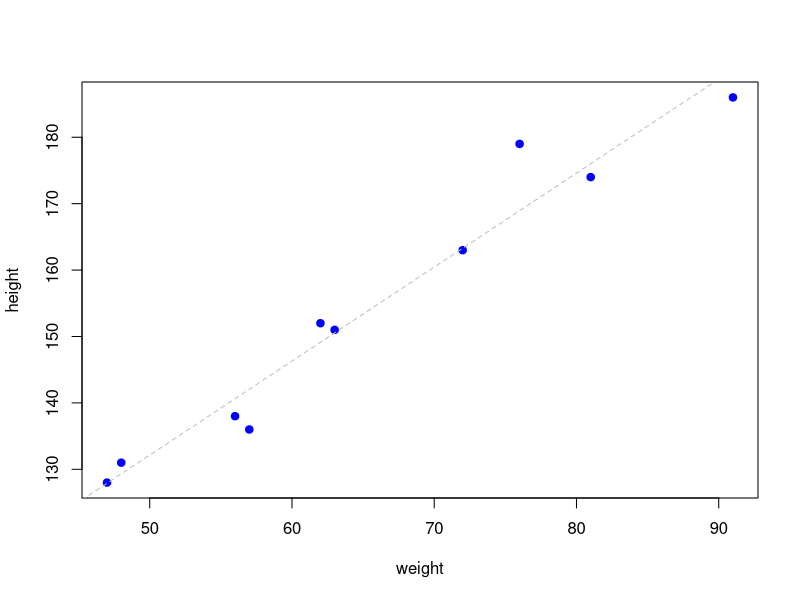
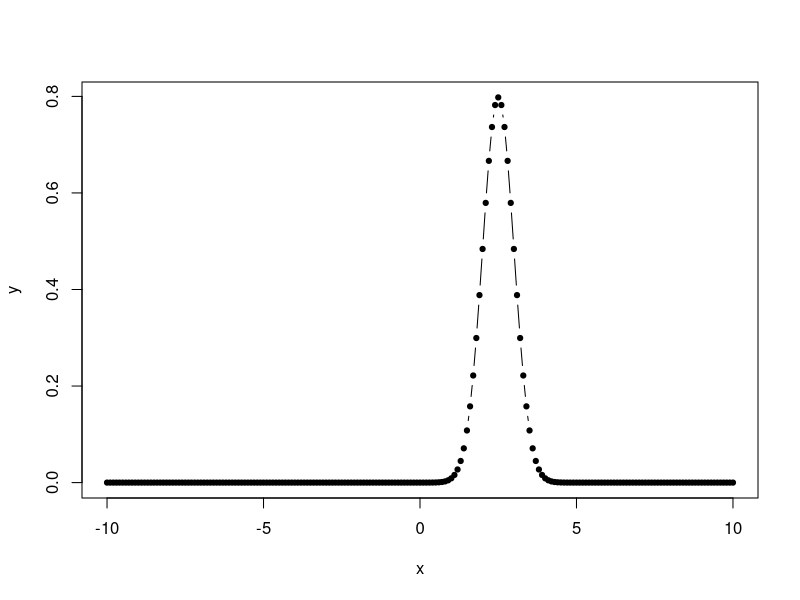
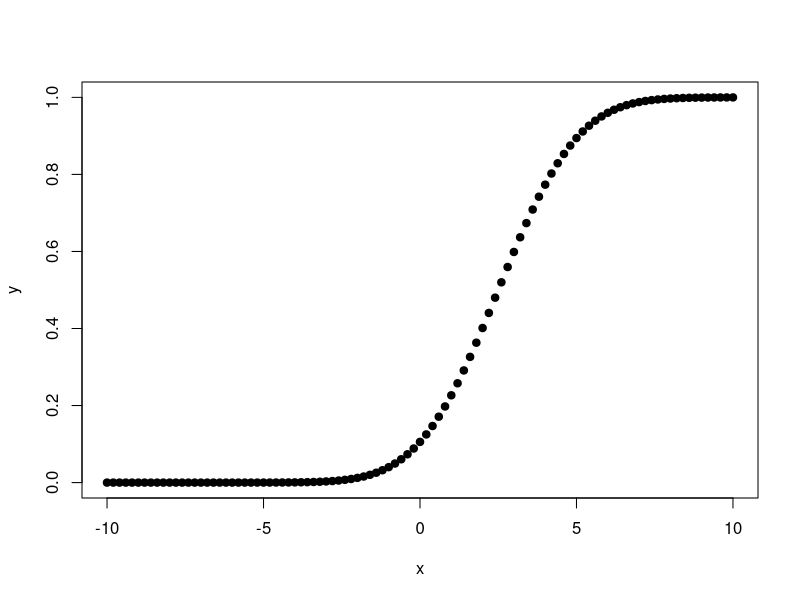
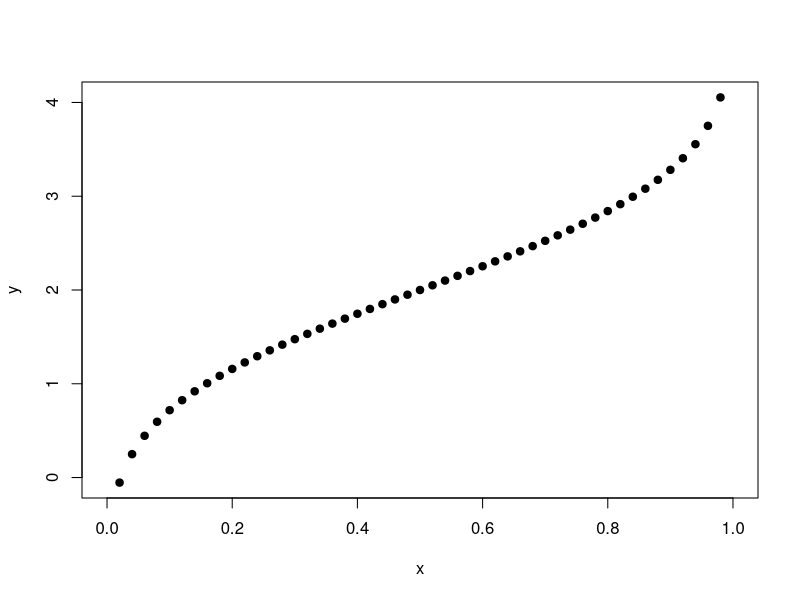
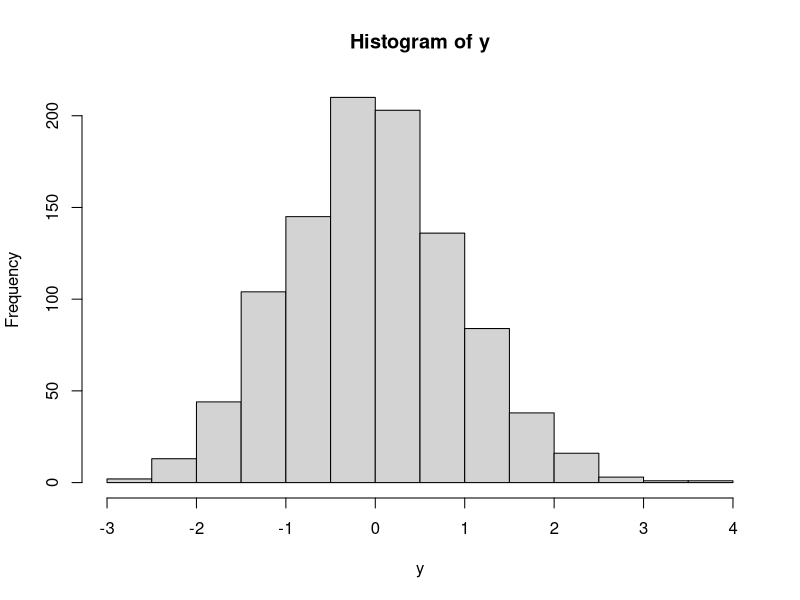
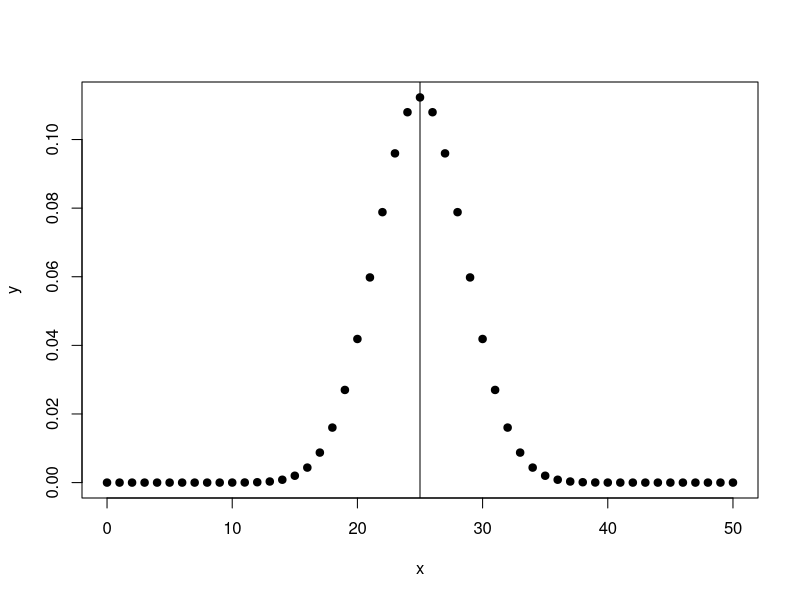
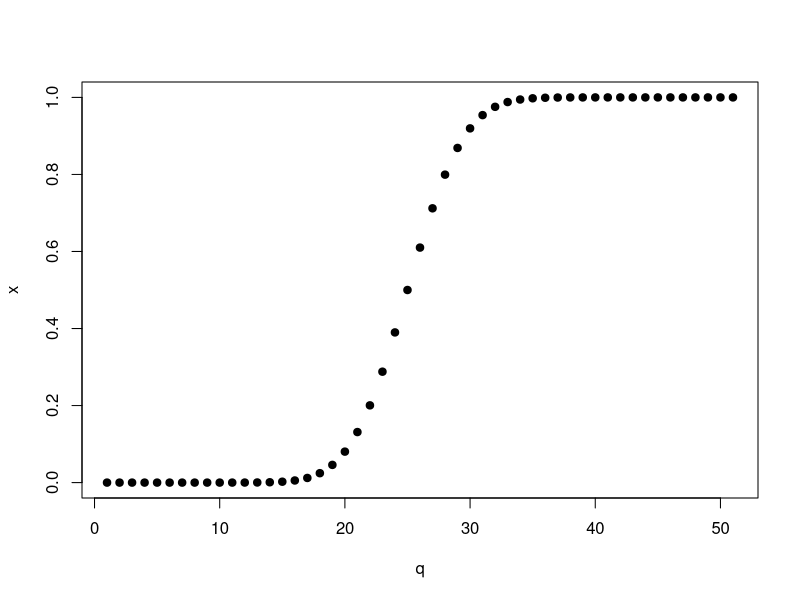
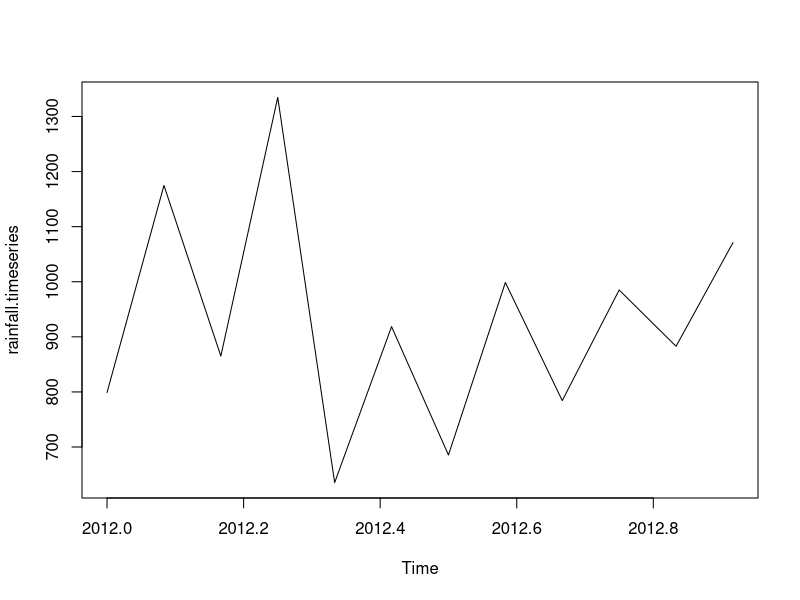

Reproduce these figures in R, in order.
## ---- chunk 1
knitr::opts_chunk$set(echo = TRUE)
## ---- chunk 2
library(magrittr)
## ---- chunk 3
x <- c(12, 7, 3, 4.2, 18, 2, 54, -21, 8, -5)
?mean
mean(x)
## ---- chunk 4
mean(x, trim = 0.3)
## ---- chunk 5
x <- c(12,7,3,4.2,18,2,54,-21,8,-5,NA)

mean(x)

mean(x, na.rm = T)
## ---- chunk 6
?median

x <- c(12,7,3,4.2,18,2,54,-21,8,-5)
median(x)
## ---- chunk 7
getmode <- function(v){
    uniqv <- unique(v)
    uniqv[which.max(tabulate(match(v, uniqv)))]
}

v <- c(2,1,2,3,1,2,3,4,1,5,5,3,2,3)
getmode(v)

charv <- c("o","it","the","it","it")
getmode(charv)
## ---- chunk 8
height <- c(151, 174, 138, 186, 128, 136, 179, 163, 152, 131)
weight <- c(63, 81, 56, 91, 47, 57, 76, 72, 62, 48)
## ---- chunk 9
relation <- lm(height ~ weight) 
# weight is the predictor variable, height is the response variable

relation
## ---- chunk 10
relation %>% class()

methods(class = "lm")
## ---- chunk 11
summary(relation)
## ---- chunk 12
coef(relation)
## ---- chunk 13
residuals(relation)
## ---- chunk 14
a <- data.frame(weight = 80)
predict(relation, a)
## ---- chunk 15
plot(weight, height, pch = 19, col = "blue")
abline(relation, col = "grey", lty = 2)
## ---- chunk 16
input <- mtcars[, c("mpg", "disp", "hp", "wt")]

input %>% head()
## ---- chunk 17
model <- lm(mpg ~ disp + hp + wt, data = input)

model
## ---- chunk 18
coef(model)
## ---- chunk 19
df <- data.frame(disp = 221, hp = 102, wt = 2.91)

predict(model, df)
## ---- chunk 20
input <- mtcars[, c("am", "cyl", "hp", "wt")]

input %>% head()
## ---- chunk 21
am.data <- glm(formula = am ~ cyl + hp + wt, data = input, family = "binomial")

am.data
## ---- chunk 22
summary(am.data)
## ---- chunk 23
x <- seq(-10, 10, by = 0.1)
y <- dnorm(x, mean = 2.5, sd = 0.5)

plot(x, y, type = "b", cex = 0.7, pch = 19)
## ---- chunk 24
x <- seq(-10, 10, 0.2)
y <- pnorm(x, mean = 2.5, sd = 2)

plot(x, y, pch = 19)
## ---- chunk 25
x <- seq(0, 1, by = 0.02)
y <- qnorm(x, mean = 2, sd = 1)

plot(x, y, pch = 19)
## ---- chunk 26
y <- rnorm(n = 1000)
hist(y, breaks = 20)
## ---- chunk 27
x <- seq(0, 50, 1)
y <- dbinom(x, size = 50, prob = 0.5)

plot(x, y, pch = 19)
abline(v = 25)
## ---- chunk 28
# Probability of getting 26 or less heads from a 51 tosses of a coin.
q <-  seq(1, 51, 1)
x <- pbinom(q, size = 51, prob = 0.5)
plot(q, x, pch = 19)
## ---- chunk 29
# How many heads will have a probability of 0.25 will come out when a coin
# is tossed 51 times.  

x <- qbinom(p = 0.25, size = 51, prob = 0.5)
x
## ---- chunk 30
# Find 8 random values from a sample of 150 with probability of 0.4.  

x <- rbinom(8, 150, 0.4)
x
## ---- chunk 31
input <- warpbreaks
input %>% head()
## ---- chunk 32
output <- glm(formula = breaks ~ wool + tension, 
              data = warpbreaks, 
              family = "poisson")

summary(output)
## ---- chunk 33
input <- mtcars[, c("am", "mpg", "hp")]
input %>% head()
## ---- chunk 34
result <- aov(formula = mpg ~ hp * am, data = input)
summary(result)
## ---- chunk 35
input <- mtcars

result <- aov(mpg ~ hp + am, data = input)
summary(result)
## ---- chunk 36
input <- mtcars

result1 <- aov(mpg ~ hp * am, data = input)
result2 <- aov(mpg ~ hp + am, data = input)

# compare the two models  
anova(result1, result2)
## ---- chunk 37
rainfall <- c(799,1174.8,865.1,1334.6,635.4,918.5,685.5,998.6,784.2,985,882.8,1071)

# convert it to a time series data.  
rainfall.timeseries <- ts(data = rainfall, 
                         start = c(2012, 1), 
                         frequency = 12)

plot(rainfall.timeseries)
## ---- chunk 38
rainfall1 <- c(799,1174.8,865.1,1334.6,635.4,918.5,685.5,998.6,784.2,985,882.8,1071)
rainfall2 <- c(655,1306.9,1323.4,1172.2,562.2,824,822.4,1265.5,799.6,1105.6,1106.7,1337.8)

# convert to matrix  
combined.rainfall <- matrix(c(rainfall1, rainfall2), nrow = 12, byrow = F)

# convert to time series 
rainfall.timeseries <- ts(combined.rainfall, start = c(2012, 1), frequency = 12)


plot(rainfall.timeseries, main = "Multiple Time Series")
